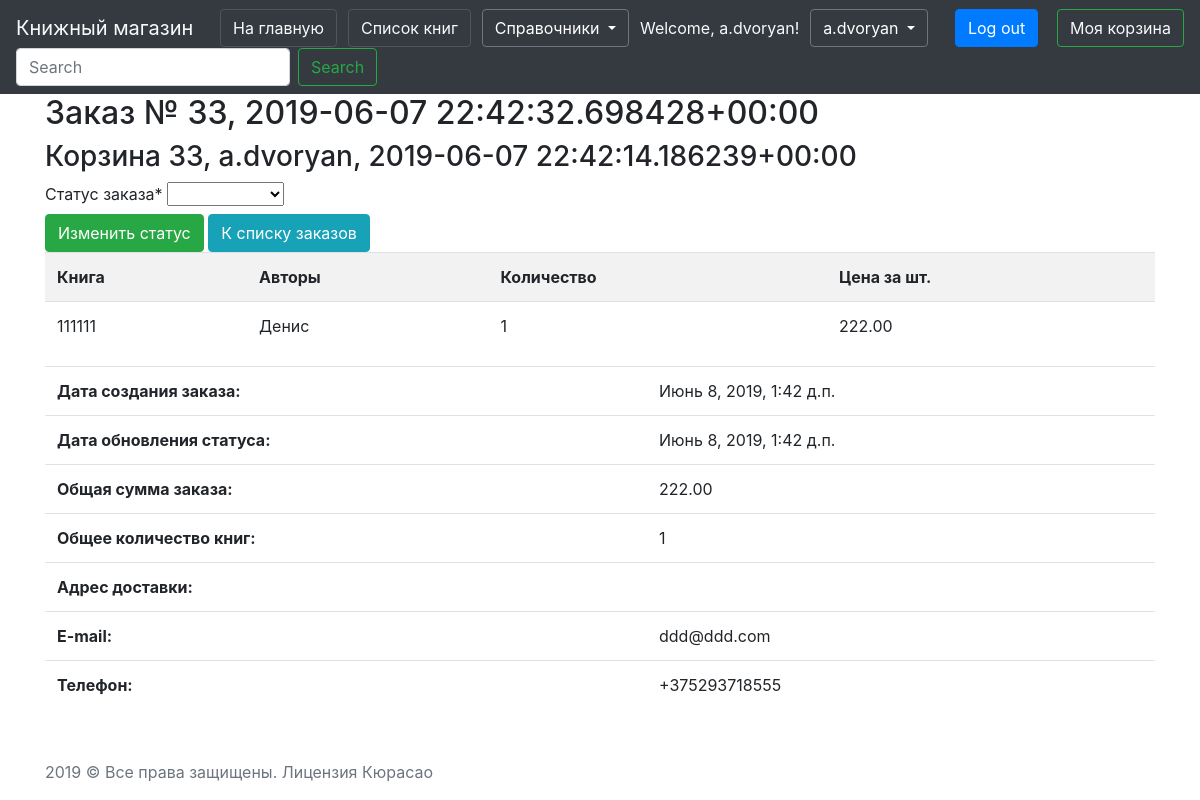
The page /order/order-update/22 (signed in) on the database as committed earlier.
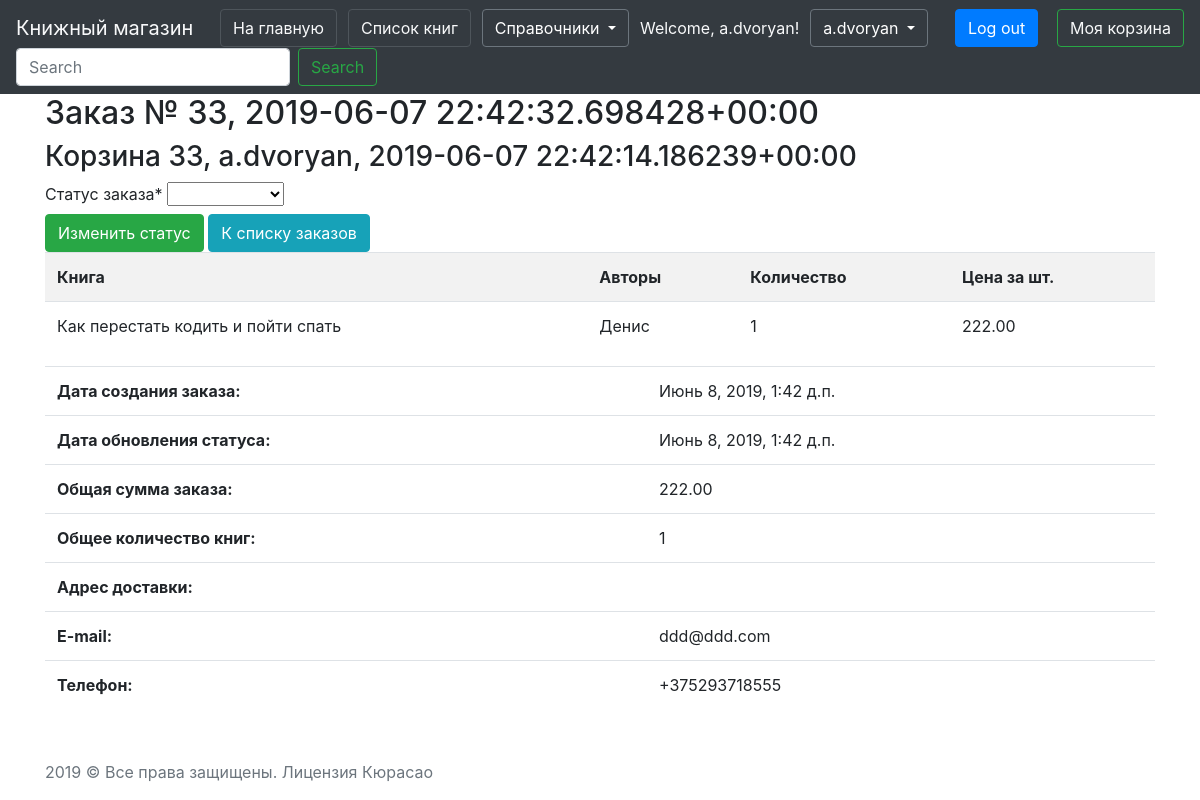
The same page on the database as committed later.
### cart/models.py (models this page shows, shortened)
class BookInCart(models.Model):
    cart = models.ForeignKey(
        Cart,
        on_delete=models.CASCADE,
        verbose_name='Корзина',
        related_name='user_cart')
    book = models.ForeignKey(
        Book,
        on_delete=models.CASCADE,
        verbose_name='Товар',
        related_name='book_in_cart')
    quantity = models.IntegerField(
        "Количество")
    @property
    def price_total(self):
        return self.book.price * self.quantity
    class Meta:
        verbose_name = 'Товар'
        verbose_name_plural = 'Товары'
        unique_together = [['cart', 'book']] # Чтобы не повторялись. Уникальные сочетания

### books/models.py (models this page shows, shortened)
class Book(models.Model):
    name = models.CharField(
        "Название",
        null=False,
        blank=False,
        max_length=200)
    image = models.ImageField(
        "Обложка",
        upload_to='media/img/',
        null=True,
        blank=True)
    author = models.ManyToManyField(
        "data.Author",
        related_name="books",
        verbose_name="Автор")
    price = models.DecimalField(
        "Цена",
        max_digits=5,
        decimal_places=2)
    serie = models.ForeignKey(
        "data.Series",
        related_name="books",
        verbose_name="Серия",
        null=True,
        blank=True,
        on_delete=models.CASCADE)
    genre = models.ManyToManyField(
        "data.Genre",
        related_name="books",
        blank=True,
        verbose_name="Жанр")
    year = models.PositiveSmallIntegerField(
        "Год издания",
        null=True,
        blank=True)
    page = models.PositiveSmallIntegerField(
        "Количество страниц",
        null=True,
        blank=True)
    bind = models.ForeignKey(
        "data.Binding",
        verbose_name="Переплет",
        null=True,
        blank=True,
        on_delete=models.CASCADE)
    book_format = models.ForeignKey(
        "data.BookFormat",
        verbose_name="Формат",
        null=True,
        blank=True,
        on_delete=models.CASCADE)
    isbn = models.CharField(
        "ISBN",
        default="0",
        unique=True,
        max_length=20)
    weight = models.PositiveSmallIntegerField(
        "Вес, гр",
        null=True,
        blank=True, )
    age_limit = models.PositiveSmallIntegerField(
        "Возрастные ограничения",
        null=True,
        blank=True,)
    publish = models.ForeignKey(
        "data.Publish",
        verbose_name="Издательство",
        null=True,
        blank=True,
        on_delete=models.CASCADE)
    book_amount = models.PositiveIntegerField(
        "Кол-во книг в наличии",
        default=0)
    available = models.BooleanField(
        "Доступна для заказа",
        default=True)
    rate = models.FloatField(
        "Рейтинг",
        default=0)
    created_day = models.DateTimeField(
        "Дата внесения в каталог",
        auto_now=False,
        auto_now_add=True)
    updated_date = models.DateTimeField(
        "Дата последнего изменения",
        auto_now=True,
        auto_now_add=False)
    class Meta:
        verbose_name = 'Книга'
        verbose_name_plural = 'Книги'
        permissions = [('edit', 'for Managers'),]

### order/views.py (the view, shortened to what this page needs)
# urls.py: path('order-update/<int:pk>', OrderUpdate.as_view(), name='order-update'),
class OrderUpdate(PermissionRequiredMixin, UpdateView):
    model = Order
    template_name = 'order/order-update.html'
    fields = ['status']
    permission_required = 'books.edit_order'

### cart/models.py (called while the page is built)
    def __str__(self):
        return "Корзина {}, {}, {}".format(self.pk, self.user, self.created_day)

    @property
    def books_in_cart_count(self):
        total = 0
        for product in self.user_cart.all():
            total += product.quantity
        return total

    @property
    def total_cart_price(self):
        total = 0
        for product in self.user_cart.all():
            total += product.price_total
        return total

### data/models.py (called while the page is built)
    def __str__(self): # печать
        return self.first_name

    def __str__(self):
        return self.status_type

### order/models.py (called while the page is built)
    def __str__(self):
        return "Заказ № {}, {}".format(self.cart.pk, self.created_day)

### order/templates/order/order-update.html (shortened to what this page needs)
{% extends "base.html" %}
{% block content %}
{% load crispy_forms_tags %}
<div class="container">
    <h2>{{ object }}</h2>
    <h3>{{ object.cart }}</h3>
    <form method="post">
            {{ form|crispy }}
            <input type="submit" value="Изменить статус" class="btn btn-success">
            <input type="button" value="К списку заказов" onclick="history.back();" class="btn btn-info">
    </form>
    <table class="table table-striped">
        <tr>
            <th>Книга</th>
            <th>Авторы</th>
            <th>Количество</th>
            <th>Цена за шт.</th>
        </tr>
        {% for product in object.cart.user_cart.all %}
            <tr>
                <td>
                    {{ product.book.name }}
                </td>
                <td>
                    {% for author in product.book.author.all %}
                        {{ author }}<br>
                    {% endfor %}
                </td>
                <td>
                    {{ product.quantity }}
                </td>
                <td>
                    {{ product.book.price }}
                </td>
            </tr>
        {% endfor %}
    </table>
    <table class="table">
        <tr>
            <th>Дата создания заказа:</th>
            <td>{{ object.created_day }}</td>
        </tr>
        <tr>
            <th>Дата обновления статуса:</th>
            <td>{{ object.updated_date }}</td>
        </tr>
        <tr>
            <th>Общая сумма заказа:</th>
            <td>{{ object.cart.total_cart_price }}</td>
        </tr>
        <tr>
            <th>Общее количество книг:</th>
            <td>{{ object.cart.books_in_cart_count }}</td>
        </tr>
        <tr>
            <th>Адрес доставки:</th>
            <td>
            </td>
        </tr>
        <tr>
            <th>E-mail:</th>
            <td>{{ object.email }}</td>
        </tr>
        <tr>
            <th>Телефон:</th>
            <td>{{ object.phone }}</td>
        </tr>
    </table>
</div>
{% endblock %}

Rows that differ between the two databases and show on the page:
changed through a linked row, BookInCart: book.name "111111" → "Как перестать кодить и пойти спать"
